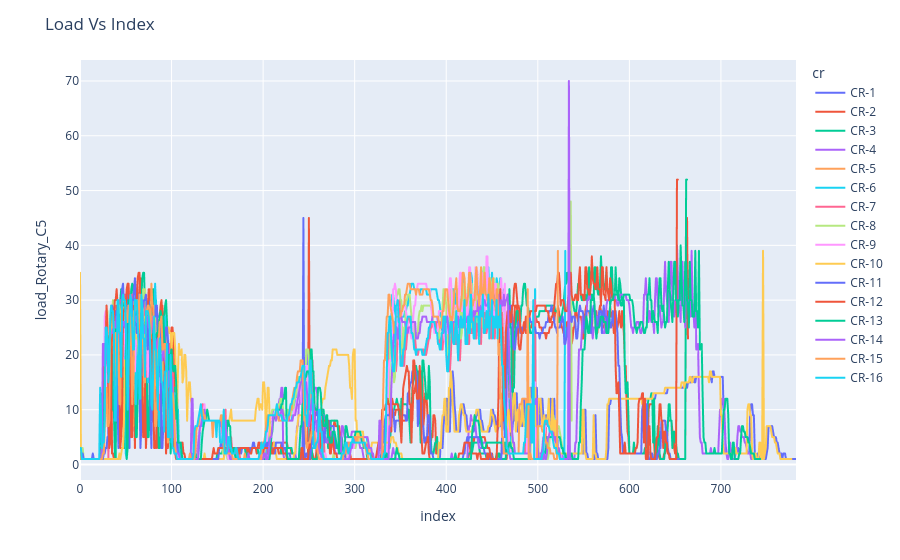

Here is the notebook cell this chart was saved with:
### Code cell
fig = px.line(dfN10_load, x="index", y="load_Rotary_C5", color='cr')
fig.update_layout(title_text="Load Vs Index")
fig.show()

### Figure 1 — Plotly figure (JSON) as saved in the notebook; plotly's stock layout.template omitted (floating-point values rounded to 4 significant figures; data arrays with more than 128 entries replaced by an {"elided": "..."} marker saying what was removed)
{"data": [{"hovertemplate": "cr=CR-1<br>index=%{x}<br>load_Rotary_C5=%{y}<extra></extra>", "legendgroup": "CR-1", "line": {"color": "#636efa", "dash": "solid"}, "marker": {"symbol": "circle"}, "mode": "lines", "name": "CR-1", "showlegend": true, "type": "scattergl", "x": {"elided": "783 int values"}, "xaxis": "x", "y": {"elided": "783 int values"}, "yaxis": "y"}, {"hovertemplate": "cr=CR-2<br>index=%{x}<br>load_Rotary_C5=%{y}<extra></extra>", "legendgroup": "CR-2", "line": {"color": "#EF553B", "dash": "solid"}, "marker": {"symbol": "circle"}, "mode": "lines", "name": "CR-2", "showlegend": true, "type": "scattergl", "x": {"elided": "665 int values"}, "xaxis": "x", "y": {"elided": "665 int values"}, "yaxis": "y"}, {"hovertemplate": "cr=CR-3<br>index=%{x}<br>load_Rotary_C5=%{y}<extra></extra>", "legendgroup": "CR-3", "line": {"color": "#00cc96", "dash": "solid"}, "marker": {"symbol": "circle"}, "mode": "lines", "name": "CR-3", "showlegend": true, "type": "scattergl", "x": {"elided": "664 int values"}, "xaxis": "x", "y": {"elided": "664 int values"}, "yaxis": "y"}, {"hovertemplate": "cr=CR-4<br>index=%{x}<br>load_Rotary_C5=%{y}<extra></extra>", "legendgroup": "CR-4", "line": {"color": "#ab63fa", "dash": "solid"}, "marker": {"symbol": "circle"}, "mode": "lines", "name": "CR-4", "showlegend": true, "type": "scattergl", "x": {"elided": "740 int values"}, "xaxis": "x", "y": {"elided": "740 int values"}, "yaxis": "y"}, {"hovertemplate": "cr=CR-5<br>index=%{x}<br>load_Rotary_C5=%{y}<extra></extra>", "legendgroup": "CR-5", "line": {"color": "#FFA15A", "dash": "solid"}, "marker": {"symbol": "circle"}, "mode": "lines", "name": "CR-5", "showlegend": true, "type": "scattergl", "x": {"elided": "535 int values"}, "xaxis": "x", "y": {"elided": "535 int values"}, "yaxis": "y"}, {"hovertemplate": "cr=CR-6<br>index=%{x}<br>load_Rotary_C5=%{y}<extra></extra>", "legendgroup": "CR-6", "line": {"color": "#19d3f3", "dash": "solid"}, "marker": {"symbol": "circle"}, "mode": "lines", "name": "CR-6", "showlegend": true, "type": "scattergl", "x": {"elided": "531 int values"}, "xaxis": "x", "y": {"elided": "531 int values"}, "yaxis": "y"}, {"hovertemplate": "cr=CR-7<br>index=%{x}<br>load_Rotary_C5=%{y}<extra></extra>", "legendgroup": "CR-7", "line": {"color": "#FF6692", "dash": "solid"}, "marker": {"symbol": "circle"}, "mode": "lines", "name": "CR-7", "showlegend": true, "type": "scattergl", "x": {"elided": "531 int values"}, "xaxis": "x", "y": {"elided": "531 int values"}, "yaxis": "y"}, {"hovertemplate": "cr=CR-8<br>index=%{x}<br>load_Rotary_C5=%{y}<extra></extra>", "legendgroup": "CR-8", "line": {"color": "#B6E880", "dash": "solid"}, "marker": {"symbol": "circle"}, "mode": "lines", "name": "CR-8", "showlegend": true, "type": "scattergl", "x": {"elided": "538 int values"}, "xaxis": "x", "y": {"elided": "538 int values"}, "yaxis": "y"}, {"hovertemplate": "cr=CR-9<br>index=%{x}<br>load_Rotary_C5=%{y}<extra></extra>", "legendgroup": "CR-9", "line": {"color": "#FF97FF", "dash": "solid"}, "marker": {"symbol": "circle"}, "mode": "lines", "name": "CR-9", "showlegend": true, "type": "scattergl", "x": {"elided": "530 int values"}, "xaxis": "x", "y": {"elided": "530 int values"}, "yaxis": "y"}, {"hovertemplate": "cr=CR-10<br>index=%{x}<br>load_Rotary_C5=%{y}<extra></extra>", "legendgroup": "CR-10", "line": {"color": "#FECB52", "dash": "solid"}, "marker": {"symbol": "circle"}, "mode": "lines", "name": "CR-10", "showlegend": true, "type": "scattergl", "x": {"elided": "778 int values"}, "xaxis": "x", "y": {"elided": "778 int values"}, "yaxis": "y"}, {"hovertemplate": "cr=CR-11<br>index=%{x}<br>load_Rotary_C5=%{y}<extra></extra>", "legendgroup": "CR-11", "line": {"color": "#636efa", "dash": "solid"}, "marker": {"symbol": "circle"}, "mode": "lines", "name": "CR-11", "showlegend": true, "type": "scattergl", "x": {"elided": "655 int values"}, "xaxis": "x", "y": {"elided": "655 int values"}, "yaxis": "y"}, {"hovertemplate": "cr=CR-12<br>index=%{x}<br>load_Rotary_C5=%{y}<extra></extra>", "legendgroup": "CR-12", "line": {"color": "#EF553B", "dash": "solid"}, "marker": {"symbol": "circle"}, "mode": "lines", "name": "CR-12", "showlegend": true, "type": "scattergl", "x": {"elided": "654 int values"}, "xaxis": "x", "y": {"elided": "654 int values"}, "yaxis": "y"}, {"hovertemplate": "cr=CR-13<br>index=%{x}<br>load_Rotary_C5=%{y}<extra></extra>", "legendgroup": "CR-13", "line": {"color": "#00cc96", "dash": "solid"}, "marker": {"symbol": "circle"}, "mode": "lines", "name": "CR-13", "showlegend": true, "type": "scattergl", "x": {"elided": "744 int values"}, "xaxis": "x", "y": {"elided": "744 int values"}, "yaxis": "y"}, {"hovertemplate": "cr=CR-14<br>index=%{x}<br>load_Rotary_C5=%{y}<extra></extra>", "legendgroup": "CR-14", "line": {"color": "#ab63fa", "dash": "solid"}, "marker": {"symbol": "circle"}, "mode": "lines", "name": "CR-14", "showlegend": true, "type": "scattergl", "x": {"elided": "537 int values"}, "xaxis": "x", "y": {"elided": "537 int values"}, "yaxis": "y"}, {"hovertemplate": "cr=CR-15<br>index=%{x}<br>load_Rotary_C5=%{y}<extra></extra>", "legendgroup": "CR-15", "line": {"color": "#FFA15A", "dash": "solid"}, "marker": {"symbol": "circle"}, "mode": "lines", "name": "CR-15", "showlegend": true, "type": "scattergl", "x": {"elided": "523 int values"}, "xaxis": "x", "y": {"elided": "523 int values"}, "yaxis": "y"}, {"hovertemplate": "cr=CR-16<br>index=%{x}<br>load_Rotary_C5=%{y}<extra></extra>", "legendgroup": "CR-16", "line": {"color": "#19d3f3", "dash": "solid"}, "marker": {"symbol": "circle"}, "mode": "lines", "name": "CR-16", "showlegend": true, "type": "scattergl", "x": {"elided": "529 int values"}, "xaxis": "x", "y": {"elided": "529 int values"}, "yaxis": "y"}], "layout": {"legend": {"title": {"text": "cr"}, "tracegroupgap": 0}, "margin": {"t": 60}, "title": {"text": "Load Vs Index"}, "xaxis": {"anchor": "y", "domain": [0, 1], "title": {"text": "index"}}, "yaxis": {"anchor": "x", "domain": [0, 1], "title": {"text": "load_Rotary_C5"}}}}
